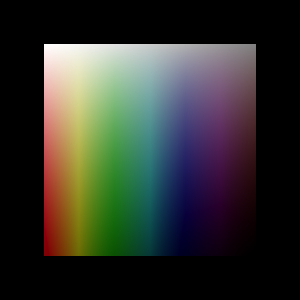

Generate this figure with Python:
#!/usr/bin/env python

# Read a compressed TIFF file in chunks and display with vtkImageActor.

import os

import vtkmodules.vtkInteractionStyle  # noqa: F401
import vtkmodules.vtkRenderingFreeType  # noqa: F401
import vtkmodules.vtkRenderingOpenGL2  # noqa: F401

from vtkmodules.vtkIOImage import vtkTIFFReader
from vtkmodules.vtkRenderingCore import (
    vtkImageActor,
    vtkRenderWindow,
    vtkRenderWindowInteractor,
    vtkRenderer,
)

# Source
data_dir = os.environ.get("VPE_DATA_DIR", os.path.dirname(os.path.abspath(__file__)))

# Read compressed TIFF
tiff_reader = vtkTIFFReader()
tiff_reader.SetFileName(os.path.join(data_dir, "libtiff", "test.tif"))
tiff_reader.UpdateInformation()

# Read in 4 chunks to exercise random scanline reading
for cc in range(4):
    tiff_reader.UpdatePiece(cc, 4, 0)
tiff_reader.UpdateWholeExtent()

# Display with vtkImageActor
image_actor = vtkImageActor()
image_actor.GetMapper().SetInputConnection(tiff_reader.GetOutputPort())

# Renderer
renderer = vtkRenderer()
renderer.AddActor(image_actor)

# Render window
render_window = vtkRenderWindow()
render_window.AddRenderer(renderer)
render_window.SetWindowName("compressed tiff reader")
render_window.SetMultiSamples(0)
render_window.SetSize(300, 300)

# Interactor
interactor = vtkRenderWindowInteractor()
interactor.SetRenderWindow(render_window)

# Scene
renderer.GetActiveCamera().ParallelProjectionOn()
renderer.ResetCamera()

interactor.Initialize()
interactor.Start()
